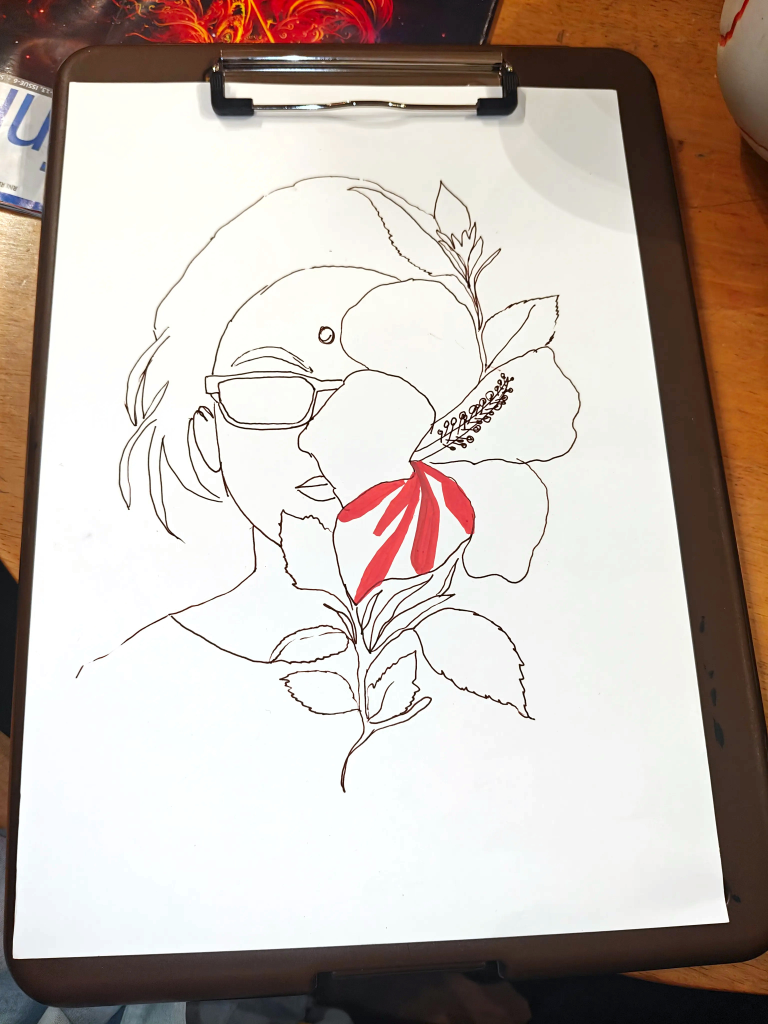
#> input picture day1_self_portrait/corrected/01.jpg, 3072 x 4096 px (shown at 1/4 size); its folder holds 4 pictures in this run
$ python make_day1_reel.py day1_self_portrait/corrected/01.jpg
#> lines starting #> are read from the running program, lines starting #| are printed output that depends on the picture
#!/usr/bin/env python3
"""Reel for "Painting My Way Back to Myself — Day 1" (self portrait).

A 1080x1920 progress reel built from the colour-corrected photos in
day1_self_portrait/corrected/. Each photo is cropped to the artwork so the
portrait stays in roughly the same place, shown as a white-bordered print on
paper, and crossfades into the next stage with a slow push-in. Captions are
hand-lettered (Permanent Marker / Caveat). It has a silent audio track, so you
can add music in Instagram.

Usage:  python3 make_day1_reel.py                 # renders output/day1_self_portrait_reel.mp4
        python3 make_day1_reel.py --landscape     # 1920x1080 -> output/day1_self_portrait_landscape.mp4
        python3 make_day1_reel.py --landscape --no-captions   # no on-screen text, print centred
                                                  # (both flags also work with --preview)
        python3 make_day1_reel.py --crops         # contact sheet of the crops -> output/preview/
        python3 make_day1_reel.py --preview 1 9.5 # stills at the given seconds -> output/preview/
"""
import os
import subprocess
import sys
from multiprocessing import Pool

import numpy as np
from PIL import Image, ImageDraw, ImageFilter, ImageFont

ROOT = os.path.dirname(os.path.abspath(__file__))
SRC = os.path.join(ROOT, "day1_self_portrait", "corrected")
FONTS = os.path.join(ROOT, "fonts")
OUT = os.path.join(ROOT, "output")
PREVIEW = os.path.join(OUT, "preview")

LANDSCAPE = "--landscape" in sys.argv
NO_TEXT = "--no-captions" in sys.argv     # picture and voice-over only, no on-screen text
SUFFIX = ("_landscape" if LANDSCAPE else "") + ("_nocaptions" if NO_TEXT else "")
W, H = (1920, 1080) if LANDSCAPE else (1080, 1920)
FPS = 30

PAPER = (247, 243, 236)
INK = (30, 28, 30)
RED = (196, 30, 52)          # hibiscus red from the painting
TEAL = (22, 120, 130)        # mosaic teal
PURPLE = (130, 80, 190)      # hair purple

# Print layout: photo window (4:5) with a white mount around it.
if LANDSCAPE:
    # print on the left, text column on the right
    PH_W, PH_H = 760, 950
    PH_X, PH_Y = ((W - PH_W) // 2 if NO_TEXT else 170), (H - PH_H) // 2
    TX = (PH_X + PH_W + 22 + W) // 2          # centre of the text column
    POS = dict(title1=250, title2=345, stamp=540, sub=625, dots=395, day_small=430, cap=520,
               out_day=290, out1=450, out2=545, out3=700)
else:
    PH_W, PH_H = 900, 1125
    PH_X, PH_Y = (W - PH_W) // 2, 330
    TX = W // 2
    below = PH_Y + PH_H
    POS = dict(title1=78, title2=170, stamp=below + 100, sub=below + 150, dots=160, day_small=200,
               cap=below + 70, out_day=110, out1=below + 55, out2=below + 150, out3=185)
MOUNT = 22
CROP_SCALE = 1.08            # crops are made this much bigger, for the push-in

# Artwork crop per photo: (centre x, centre y, width) in the coordinates of the
# photo scaled to DISP_W wide. Height follows from the 4:5 window.
DISP_W = {"09": 1500, "15": 1424, "16": 1692, "17": 1692}
VOICEOVER = os.path.join(ROOT, "day1_self_portrait", "voiceover.m4a")
CROPS = {
    "01": (625, 940, 1000), "02": (630, 1025, 1000), "03": (675, 965, 900),
    "04": (700, 895, 880), "05": (757, 975, 900), "06": (690, 895, 1050),
    "07": (700, 1010, 900), "08": (680, 915, 1080), "09": (750, 900, 1400),
    "10": (690, 900, 1040), "11": (740, 850, 1450), "12": (760, 870, 1340),
    "13": (825, 800, 1330), "14": (815, 800, 1350), "15": (725, 900, 1240),
    "16": (857, 1005, 1330), "17": (848, 1020, 1300),
    # close-ups of the finished piece for the voice-over's closing section
    "17:eye": (660, 930, 620), "17:flower": (1010, 1060, 780), "17:bud": (1050, 560, 660),
    "17:tiles": (560, 610, 660), "17:leaves": (880, 1420, 680),
}

# Timeline: (photo, hold seconds, caption). Captions persist across photos
# until the caption text changes. 16 is skipped: it is the same finished piece
# as 17, before editing.
# Timeline, timed to the voice-over. Its pauses fall at ~5.2, 12.2, 34.2, 49.1
# and 67.9 s, and each section of the painting starts on one of them.
# (shot, hold seconds, caption). A caption stays up while consecutive shots
# share it; "" shows none. "NN:part" is a close-up of photo NN (see CROPS).
# 16 is skipped: it is the same finished piece as 17, before editing.
INTRO = 5.2
XFADE = 0.5
STEPS = [
    ("01", 3.5, "it starts with a line"),           # 5.2
    ("02", 3.5, "the first red"),
    ("03", 5.5, "a hibiscus blooms"),               # 12.2
    ("04", 5.5, "a hibiscus blooms"),
    ("05", 5.5, "a hibiscus blooms"),
    ("06", 5.5, "leaves & a bud"),
    ("07", 5.0, "hair, skin, glasses"),             # 34.2
    ("08", 5.0, "hair, skin, glasses"),
    ("09", 4.9, "one eye open"),
    ("10", 3.8, "mosaic, tile by tile"),            # 49.1
    ("11", 3.6, "mosaic, tile by tile"),
    ("12", 3.6, "mosaic, tile by tile"),
    ("13", 3.8, "mosaic, tile by tile"),
    ("14", 4.0, "mosaic, tile by tile"),
    ("15", 4.5, "almost there..."),                 # 67.9
    ("17", 5.0, "me."),
    ("17:eye", 5.0, ""),
    ("17:flower", 5.5, ""),
    ("17:bud", 4.5, ""),
    ("17:tiles", 5.0, ""),
    ("17:leaves", 4.5, ""),
    ("17", 3.6, "me."),
]
OUTRO = 5.0


# --------------------------------------------------------------------------- fonts

# [4 lines left out: function caveat, not called in this run]


def marker(size):
    return ImageFont.truetype(os.path.join(FONTS, "PermanentMarker-Regular.ttf"), size)


# --------------------------------------------------------------------------- easing

def clamp(x):
    return max(0.0, min(1.0, x))


def ease_out(x):
    x = clamp(x)
    return 1 - (1 - x) ** 3


def ease_in_out(x):
    x = clamp(x)
    return x * x * (3 - 2 * x)


# --------------------------------------------------------------------------- assets

def crop_photo(key):
#> called with key = '01'
    name = key.split(":")[0]
    path = next(os.path.join(SRC, f) for f in os.listdir(SRC) if f.startswith(name + "."))
    im = Image.open(path).convert("RGB")
#> im is the input picture: PIL image 3072x4096 RGB; mean R, G, B 194.8, 183.9, 176.5
    s = im.width / DISP_W.get(name, 1500)
#> s = 2.05
    cx, cy, cw = (v * s for v in CROPS[key])
#> cx = 1280; cy = 1925.1; cw = 2048
    cw *= CROP_SCALE
#> cw = 2211.8
    ch = cw * PH_H / PH_W
#> ch = 2764.8
    # keep the box inside the photo
    if cw > im.width:
        cw, ch = im.width, im.width * PH_H / PH_W
    if ch > im.height:
        ch, cw = im.height, im.height * PH_W / PH_H
    x0 = min(max(cx - cw / 2, 0), im.width - cw)
#> x0 = 174.1
    y0 = min(max(cy - ch / 2, 0), im.height - ch)
#> y0 = 542.7
    box = tuple(int(round(v)) for v in (x0, y0, x0 + cw, y0 + ch))
#> box = (174, 543, 2386, 3308)
    out_w = int(PH_W * CROP_SCALE)
    return im.crop(box).resize((out_w, int(out_w * PH_H / PH_W)), Image.LANCZOS)
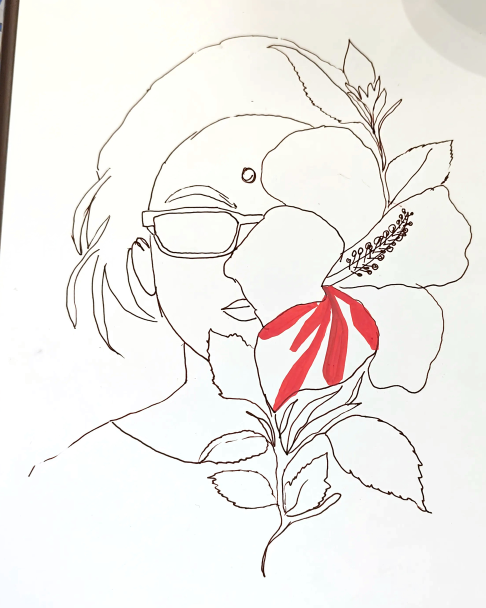
#> returned value: PIL image 972x1215 RGB (shown at 1/2 size); mean R, G, B 240.9, 238, 234.5


# [42 lines left out: functions paper_bg, mount_shadow, text_layer, scribble_underline, not called in this run]


# --------------------------------------------------------------------------- timeline

class Timeline:
    # [35 lines left out: functions __init__, shot_at, caption_start, voiceover_duration, not called in this run]


ASSETS = {}


def setup():
    names = list(dict.fromkeys(s[0] for s in STEPS))
    with Pool(min(8, os.cpu_count())) as pool:
        crops = pool.map(crop_photo, names)
#> call 2 of crop_photo, with key = '02'
#> in crop_photo (call 2), `name = key.split(":")[0]`: name = '02'
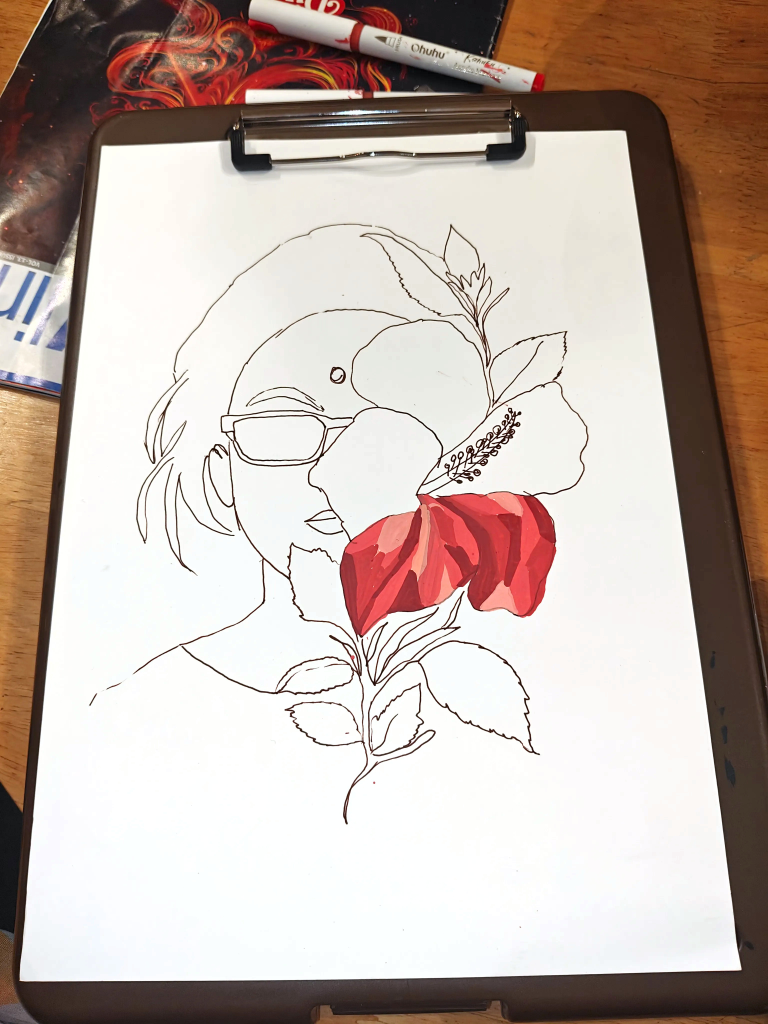
#> input picture day1_self_portrait/corrected/02.jpg, 3072 x 4096 px (shown at 1/4 size)
#> in crop_photo, im is the input picture: PIL image 3072x4096 RGB; mean R, G, B 194.1, 179.3, 171.7
#> in crop_photo (call 2), `cx, cy, cw = (v * s for v in CROPS[key])`: cx = 1290.2; cy = 2099.2; cw = 2048
#> in crop_photo (call 2), `cw *= CROP_SCALE`: cw = 2211.8
#> in crop_photo (call 2), `x0 = min(max(cx - cw / 2, 0), im.width - cw)`: x0 = 184.3
#> in crop_photo (call 2), `y0 = min(max(cy - ch / 2, 0), im.height - ch)`: y0 = 716.8
#> in crop_photo (call 2), `box = tuple(int(round(v)) for v in (x0, y0, x0 + cw, y0 + ch))`: box = (184, 717, 2396, 3482)
#> in crop_photo (call 2), `return im.crop(box).resize((out_w, int(out_w * PH_H / PH_W)), Image.LA..`:
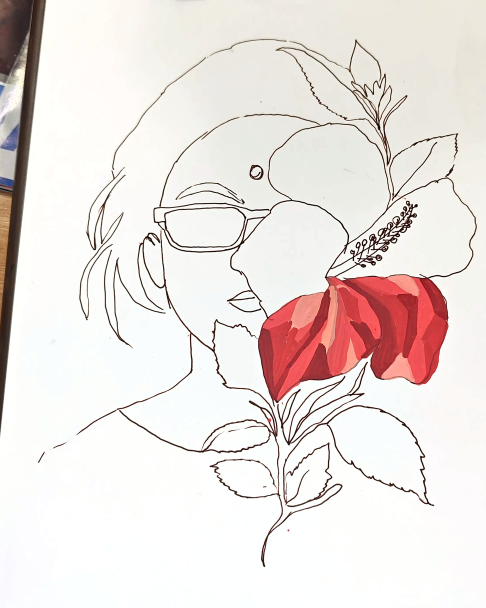
#> returned value: PIL image 972x1215 RGB (shown at 1/2 size); mean R, G, B 235, 226.3, 223.1
#> call 3 of crop_photo, with key = '03'
#> in crop_photo (call 3), `name = key.split(":")[0]`: name = '03'
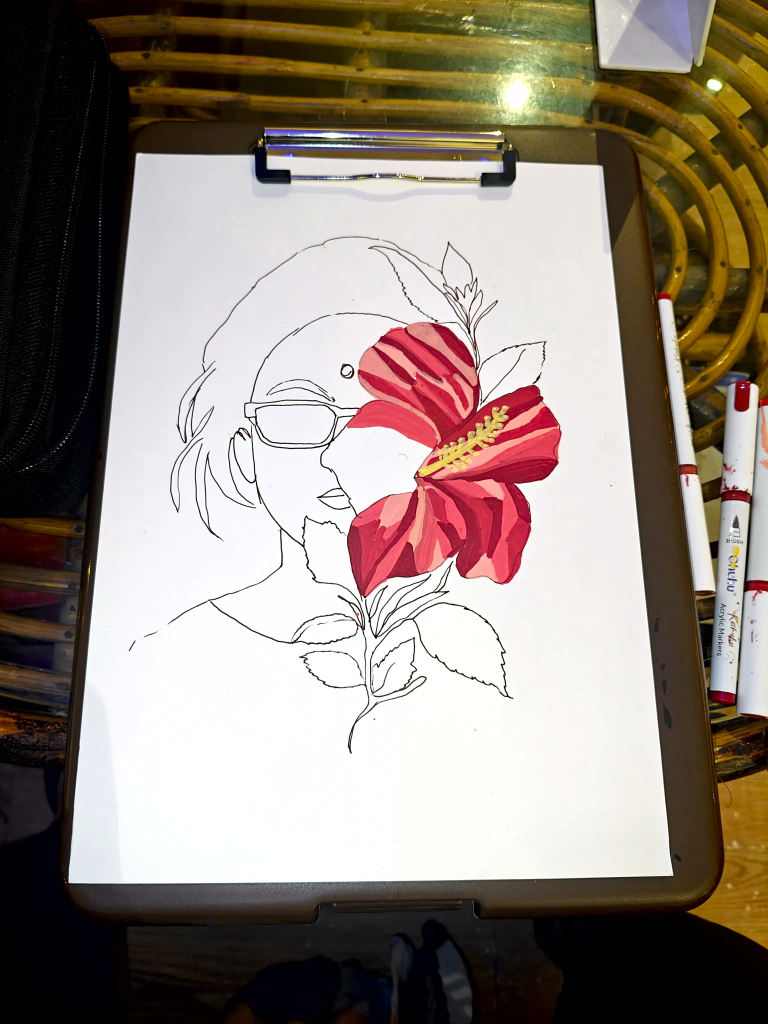
#> input picture day1_self_portrait/corrected/03.jpg, 3072 x 4096 px (shown at 1/4 size)
#> in crop_photo, im is the input picture: PIL image 3072x4096 RGB; mean R, G, B 146.5, 134.9, 125.5
#> in crop_photo (call 3), `cx, cy, cw = (v * s for v in CROPS[key])`: cx = 1382.4; cy = 1976.3; cw = 1843.2
#> in crop_photo (call 3), `cw *= CROP_SCALE`: cw = 1990.7
#> in crop_photo (call 3), `ch = cw * PH_H / PH_W`: ch = 2488.3
#> in crop_photo (call 3), `x0 = min(max(cx - cw / 2, 0), im.width - cw)`: x0 = 387.1
#> in crop_photo (call 3), `y0 = min(max(cy - ch / 2, 0), im.height - ch)`: y0 = 732.2
#> in crop_photo (call 3), `box = tuple(int(round(v)) for v in (x0, y0, x0 + cw, y0 + ch))`: box = (387, 732, 2378, 3220)
#> in crop_photo (call 3), `return im.crop(box).resize((out_w, int(out_w * PH_H / PH_W)), Image.LA..`:
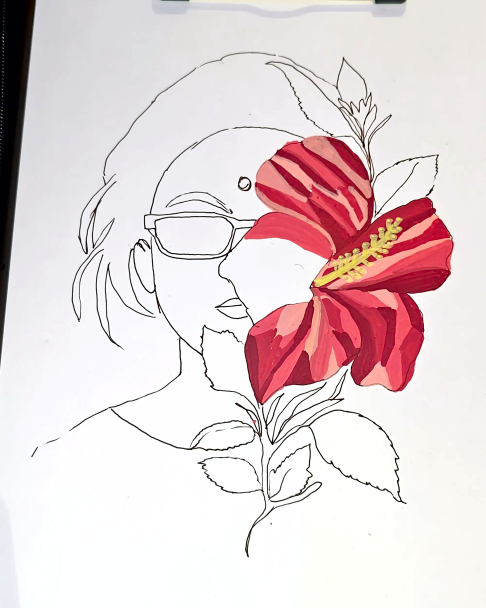
#> returned value: PIL image 972x1215 RGB (shown at 1/2 size); mean R, G, B 229.1, 213.1, 214.9
#> call 4 of crop_photo, with key = '04'
#> in crop_photo (call 4), `name = key.split(":")[0]`: name = '04'
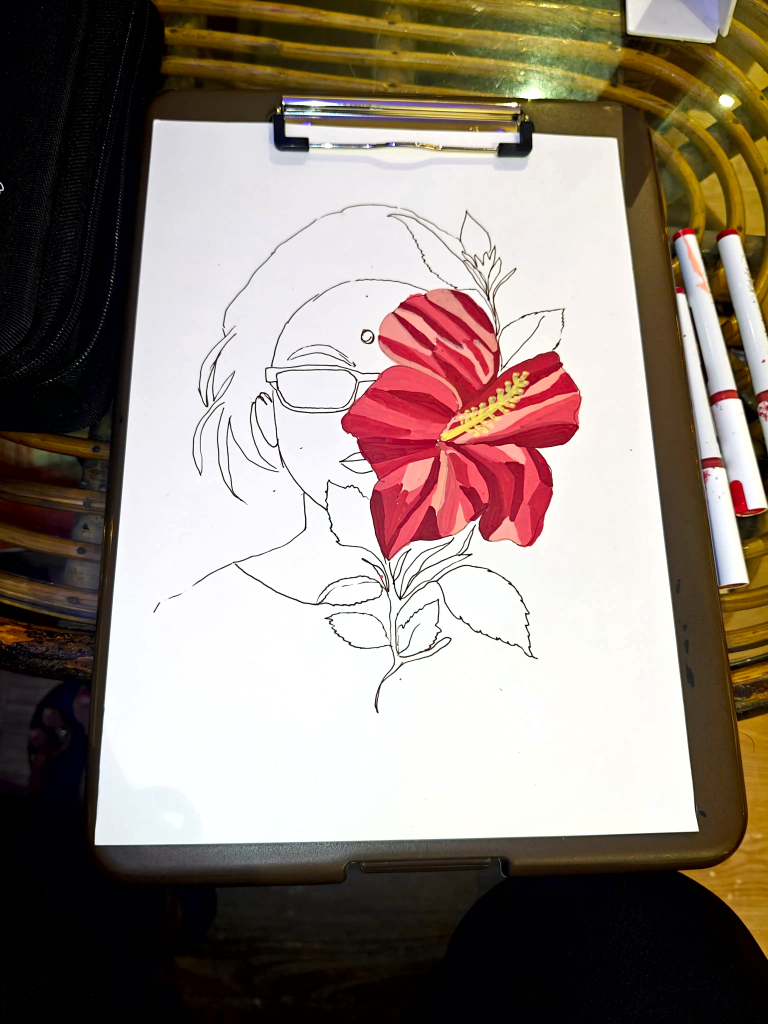
#> input picture day1_self_portrait/corrected/04.jpg, 3072 x 4096 px (shown at 1/4 size)
#> in crop_photo, im is the input picture: PIL image 3072x4096 RGB; mean R, G, B 143.6, 131.3, 122.3
#> in crop_photo (call 4), `cx, cy, cw = (v * s for v in CROPS[key])`: cx = 1433.6; cy = 1833; cw = 1802.2
#> in crop_photo (call 4), `cw *= CROP_SCALE`: cw = 1946.4
#> in crop_photo (call 4), `ch = cw * PH_H / PH_W`: ch = 2433
#> in crop_photo (call 4), `x0 = min(max(cx - cw / 2, 0), im.width - cw)`: x0 = 460.4
#> in crop_photo (call 4), `y0 = min(max(cy - ch / 2, 0), im.height - ch)`: y0 = 616.4
#> in crop_photo (call 4), `box = tuple(int(round(v)) for v in (x0, y0, x0 + cw, y0 + ch))`: box = (460, 616, 2407, 3049)
#> in crop_photo (call 4), `return im.crop(box).resize((out_w, int(out_w * PH_H / PH_W)), Image.LA..`:
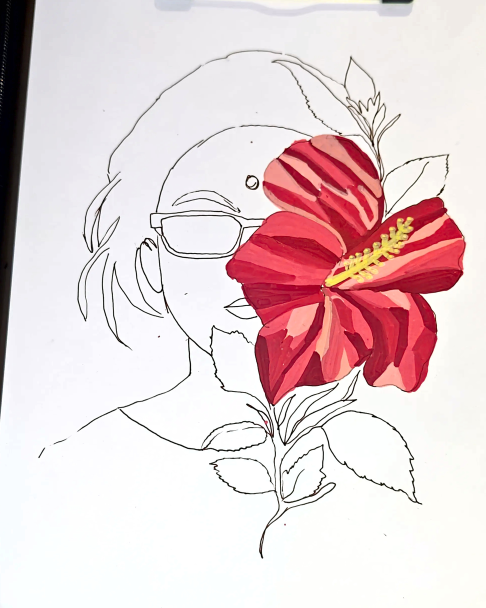
#> returned value: PIL image 972x1215 RGB (shown at 1/2 size); mean R, G, B 230.4, 210.6, 212.8
    ASSETS["photos"] = dict(zip(names, crops))
    ASSETS["bg"] = paper_bg()
    ASSETS["mount"] = mount_shadow()
    ASSETS["title1"] = text_layer("Painting my way", marker(78), INK)
    ASSETS["title2"] = text_layer("back to myself", marker(78), INK)
    ASSETS["day"] = text_layer("DAY 1", marker(64), RED)
    ASSETS["day_small"] = text_layer("DAY 1  ·  self portrait", caveat(58), INK)
    ASSETS["sub"] = text_layer("a self portrait", caveat(70), INK)
    caps = {}
    for _, _, cap in STEPS:
        if cap and cap not in caps:
            caps[cap] = text_layer(cap, caveat(96 if cap != "me." else 130), INK)
    ASSETS["caps"] = caps
    ASSETS["underline"] = scribble_underline(330, RED, 3)
    ASSETS["outro1"] = text_layer("day 1 of showing up", caveat(84), INK)
    ASSETS["outro2"] = text_layer("for myself", caveat(84), INK)
    ASSETS["outro3"] = text_layer("see you tomorrow  ->", caveat(62), TEAL)
    ASSETS["tl"] = Timeline()


# [8 lines left out: function paste_alpha, not called in this run]


def centered(layer, y, dx=0):
    return (TX - layer.width // 2 + dx, y)


# [123 lines left out: functions photo_frame, render, crops_sheet, not called in this run]


def main():
    if "--crops" in sys.argv:
        crops_sheet()
        return
    setup()
    tl = ASSETS["tl"]
    if "--preview" in sys.argv:
        os.makedirs(PREVIEW, exist_ok=True)
        times = [float(a) for a in sys.argv[sys.argv.index("--preview") + 1:]] or \
                [0.3, 1.5, 2.9, 5, 9, 13.5, 18, 21.5, 24, tl.duration - 1]
        for ts in times:
            Image.frombytes("RGB", (W, H), render(int(ts * FPS))).save(
                os.path.join(PREVIEW, f"day1{SUFFIX}_t{ts:05.2f}.jpg"), quality=88)
        print("previews in", PREVIEW)
        return
    os.makedirs(OUT, exist_ok=True)
    n = int(round(tl.duration * FPS))
    out = os.path.join(OUT, f"day1_self_portrait{SUFFIX or '_reel'}.mp4")
    if os.path.exists(VOICEOVER):
        # voice-over, levelled for Instagram (-14 LUFS) with a short fade at the end
        audio_in = ["-i", VOICEOVER]
        audio_filter = (f"loudnorm=I=-14:TP=-1.5:LRA=11,"
                        f"afade=t=out:st={tl.duration - 0.6:.2f}:d=0.6,aresample=44100")
    else:
        audio_in = ["-f", "lavfi", "-i", "anullsrc=r=44100:cl=stereo"]
        audio_filter = "anull"
    cmd = ["ffmpeg", "-y", "-loglevel", "error", "-f", "rawvideo", "-pix_fmt", "rgb24", "-s", f"{W}x{H}",
           "-r", str(FPS), "-i", "-", *audio_in, "-af", audio_filter,
           "-c:v", "libx264", "-preset", "slow", "-crf", "19", "-pix_fmt", "yuv420p",
           "-profile:v", "high", "-c:a", "aac", "-b:a", "128k", "-shortest", "-movflags", "+faststart", out]
    print(" ".join(cmd[-14:]))
    proc = subprocess.Popen(cmd, stdin=subprocess.PIPE)
    with Pool(os.cpu_count()) as pool:
        for i, buf in enumerate(pool.imap(render, range(n), chunksize=4)):
            proc.stdin.write(buf)
            if i % 90 == 0:
                print(f"frame {i}/{n}", flush=True)
    proc.stdin.close()
    proc.wait()
    Image.frombytes("RGB", (W, H), render(int(1.6 * FPS))).save(
        os.path.join(OUT, f"day1{SUFFIX}_cover.jpg"), quality=92)
    print(f"wrote {out} ({tl.duration:.1f}s)")


if __name__ == "__main__":
#> (the run stopped early here; a loop or call above may not have finished)
